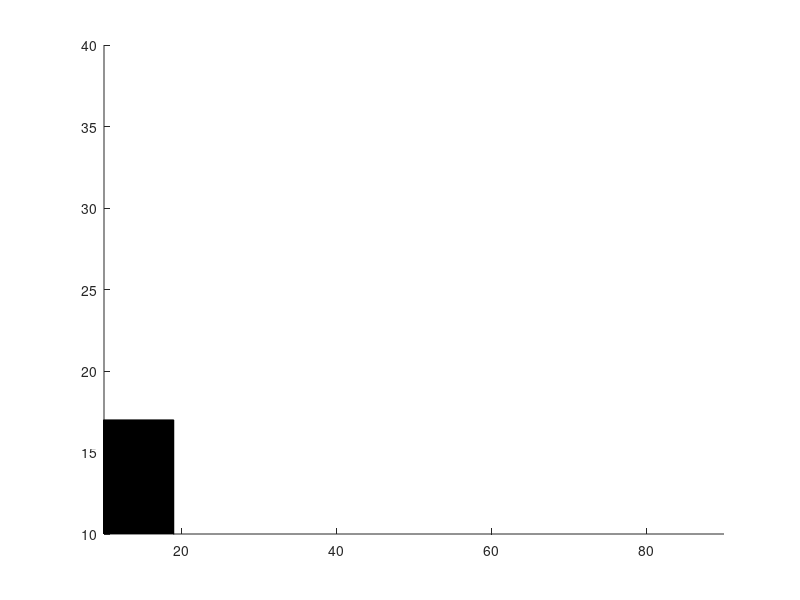

Write the MATLAB code that produced this figure. (Note: this script raises an error after producing the figure.)
%% Display the Scene
clf
figure(1)
axis([10 90 10 40])
% axis([-75 175 -75 125])
% patch([-75 175 175 -75 -75],[-75 -75 125 125 -75],'b')
% Obstacles
% (-100,-100);(  19,-100);(  19,  17);(-100,  17);
% (-100,  33);(  19,  33);(  19, 150);(-100, 150);
% (  27,-100);(  46,-100);(  46,  17);(  27,  17);
% (  27,  33);(  46,  33);(  46, 150);(  27, 150);
% (  54,-100);(  73,-100);(  73,  17);(  54,  17);
% (  54,  33);(  73,  33);(  73, 150);(  54, 150);
% (  81,-100);( 200,-100);( 200,  17);(  81,  17);
% (  81,  33);( 200,  33);( 200, 150);(  81, 150);
obstacles = {[-100,  19,  19,-100,-100;-100,-100,  17,  17,-100], ...
             [-100,  19,  19,-100,-100;  33,  33, 150, 150,  33], ...
             [  27,  46,  46,  27,  27;-100,-100,  17,  17,-100], ...
             [  27,  46,  46,  27,  27;  33,  33, 150, 150,  33], ...
             [  54,  73,  73,  54,  54;-100,-100,  17,  17,-100], ...
             [  54,  73,  73,  54,  54;  33,  33, 150, 150,  33], ...
             [  81, 200, 200,  81,  81;-100,-100,  17,  17,-100], ...
             [  81, 200, 200,  81,  81;  33,  33, 150, 150,  33]};
    
hold on
for i = 1:length(obstacles)
    obstacle = obstacles{i};
    k = patch(obstacle(1,:),obstacle(2,:),'k');
    alpha(k,0.5)
%     waitforbuttonpress
end
hold off

% Entrances and Exits
% (  0,17);(  0,33); ( 19,17);( 19,33); (-50, 17);(-50, 33);
% (100,17);(100,33); ( 81,17);( 81,33); (150, 17);(150, 33);
% ( 19, 0);( 27, 0); ( 19,18);( 27,18); ( 19,-50);( 27,-50);
% ( 19,50);( 27,50); ( 19,32);( 27,32); ( 19,100);( 27,100);
% ( 46, 0);( 54, 0); ( 46,18);( 54,18); ( 46,-50);( 54,-50);
% ( 46,50);( 54,50); ( 46,32);( 54,32); ( 46,100);( 54,100);
% ( 73, 0);( 81, 0); ( 73,18);( 81,18); ( 73,-50);( 81,-50);
% ( 73,50);( 81,50); ( 73,32);( 81,32); ( 73,100);( 81,100);
entrances = {[  0,  0; 17, 33], ...
             [100,100; 17, 33], ...
             [ 19, 27;  0,  0], ...
             [ 19, 27; 50, 50], ...
             [ 46, 54;  0,  0], ...
             [ 46, 54; 50, 50], ...
             [ 73, 81;  0,  0], ...
             [ 73, 81; 50, 50]};
         
% hold on
% for i = 1:length(entrances)
%     entrance = entrances{i};
%     plot(entrance(1,:),entrance(2,:),'-g','LineWidth',2)
% %     waitforbuttonpress
% end
% hold off
%          
% first_exits = {[ 19, 19; 17, 33], ...
%                [ 81, 81; 17, 33], ...
%                [ 19, 27; 18, 18], ...
%                [ 19, 27; 32, 32], ...
%                [ 46, 54; 18, 18], ...
%                [ 46, 54; 32, 32], ...
%                [ 73, 81; 18, 18], ...
%                [ 73, 81; 32, 32]};
%            
% hold on
% for i = 1:length(first_exits)
%     first_exit = first_exits{i};
%     plot(first_exit(1,:),first_exit(2,:),'-y','LineWidth',2)
% %     waitforbuttonpress
% end
% hold off
%            
% second_exits = {[-50,-50; 17, 33], ...
%                 [150,150; 17, 33], ...
%                 [ 19, 27;-50,-50], ...
%                 [ 19, 27;100,100], ...
%                 [ 46, 54;-50,-50], ...
%                 [ 46, 54;100,100], ...
%                 [ 73, 81;-50,-50], ...
%                 [ 73, 81;100,100]};
%             
% hold on
% for i = 1:length(second_exits)
%     second_exit = second_exits{i};
%     plot(second_exit(1,:),second_exit(2,:),'-r','LineWidth',2)
% %     waitforbuttonpress
% end
% hold off

                

% Cameras
% 17,17,45;
% 27,33,225;
% 27,17,90;
x0 =    [ 27, 17, 38, 21, 27, 32, 38, 67, 50, 50, 57, 57, 73, 73, 81, 81];
y0 =    [ 33, 17, 17, 17, 33, 17, 33, 17, 17, 33, 17, 33, 17, 33, 17, 33];
theta = [225, 45,140, 20,-20, 20,-20,160, 20,-20, 20,-20, 20,-20, 20,-20].*pi/180;
% x0 =    [ 21, 38];
% y0 =    [ 17, 17];
% theta = [ 20,140].*pi/180;
rot = @(theta) [cos(theta),-sin(theta);sin(theta),cos(theta)];
% Camera Polygon
v0 = [9;1];
v1 = [17.5;5.5];
v2 = [17.5;-5.5];
v3 = [9;-1];
poly = [v0,v1,v2,v3,v0];
% Camera Triangle
v0_t = [0;0];
v1_t = [17.5;5.5];
v2_t = [17.5;-5.5];
v1_t2 = [4;5.5/17.5*4];
v2_t2 = [4;-5.5/17.5*4];
tri = [v0_t,v1_t,v2_t,v0_t];
tri2 = [v0_t,v1_t2,v2_t2,v0_t];
% Camera Number Location
cam_num_loc = [-2;0];

% Plot
hold on
colors = 'crggbymbr';
active_cams = [1 2 3 5 6 7 8 9];
for i = active_cams%1:length(x0)
    % Rotate Poly by Theta
    tri_i = rot(theta(i))*tri + repmat([x0(i);y0(i)],1,size(tri,2));
%     plot(tri_i(1,:),tri_i(2,:),sprintf('-%c',colors(i)),'LineWidth',1)
    k = patch(tri_i(1,:),tri_i(2,:),colors(i));
    alpha(k,0.5)
    
    tri_i2 = rot(theta(i))*tri2 + repmat([x0(i);y0(i)],1,size(tri2,2));
    patch(tri_i2(1,:),tri_i2(2,:),'k');
    
    scatter(x0(i),y0(i),20,'k','filled');
    
    cam_num_loc_i = rot(theta(i))*cam_num_loc + ...
                    repmat([x0(i);y0(i)],1,size(cam_num_loc,2));
	text(cam_num_loc_i(1), ...
         cam_num_loc_i(2), ...
         sprintf('%d',i), ...
         'FontSize',16, ...
         'HorizontalAlignment','center', ...
         'VerticalAlignment','middle', ...
         'Color',colors(i));
%    poly_i = rot(theta(i))*poly + repmat([x0(i);y0(i)],1,size(poly,2));
%    plot(poly_i(1,:),poly_i(2,:),'-m')
%     waitforbuttonpress
    
end
hold off
